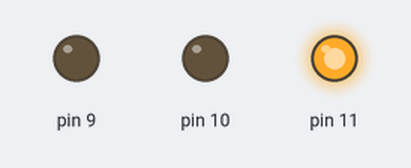
The sketch below on a simulated Arduino Uno, built with avr-gcc and run on an emulated ATmega328P. Shown: output pins drawn as LEDs (lit = HIGH).

Above: at 0.05 s.
At 1.95 s:
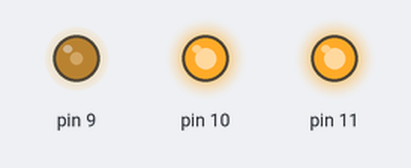
Timing chart, 0 to 3.0 s (numbered marks = the images above):
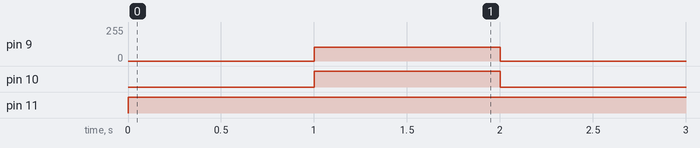

The sketch:

RGB.ino
```cpp
void setup()
{
  pinMode(11, OUTPUT);
  pinMode(10, OUTPUT);
  pinMode(9, OUTPUT);
}

void loop()
{
  analogWrite(11, 255);
  analogWrite(10, 0);
  analogWrite(9, 0);
  delay(1000); // Wait for 1000 millisecond(s)
  analogWrite(11, 255);
  analogWrite(10, 255);
  analogWrite(9, 102);
  delay(1000); // Wait for 1000 millisecond(s)
}
```

functions.c
```cpp
#include <stdio.h>
#include "functions.h"

#define MAX_SIZE 100  // Maximum matrix size

void transposeMatrix(int original[][MAX_SIZE], int transposed[][MAX_SIZE], int row, int col) {
    for (int i = 0; i < row; i++) {
        for (int j = 0; j < col; j++) {
            transposed[j][i] = original[i][j];
        }
    }
}

void printMatrix(int matrix[][MAX_SIZE], int row, int col) {
    for (int i = 0; i < row; i++) {
        for (int j = 0; j < col; j++) {
            printf("%d ", matrix[i][j]);
        }
        printf("\n");
    }
}
```

functions.h
```cpp
// Prevent multiple inclusions of header
#ifndef MATRIX_OPERATIONS_H
#define MATRIX_OPERATIONS_H

#define MAX_SIZE 100  // Maximum matrix size

// Function prototypes
void transposeMatrix(int original[][MAX_SIZE], int transposed[][MAX_SIZE], int row, int col);
void printMatrix(int matrix[][MAX_SIZE], int row, int col) ;

#endif
```

Measured:
- by itself, pin 9: alternates 102/255 for 1.0 s and 0/255 for 1.0 s
- by itself, pin 10: alternates HIGH for 1.0 s and LOW for 1.0 s
- by itself, pin 11: LOW → HIGH at 0.00 s
